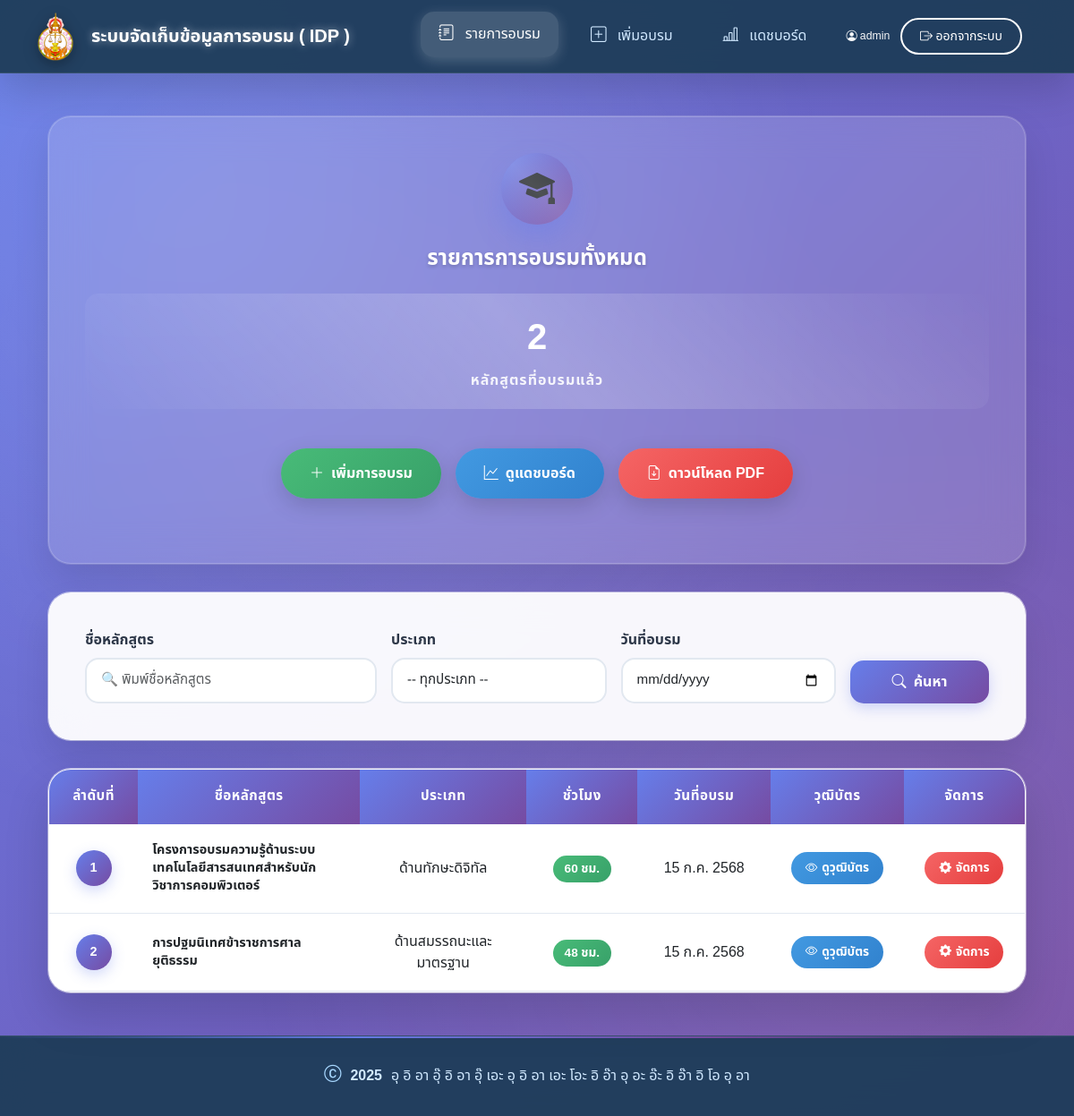
The app's page / (signed in), older data.
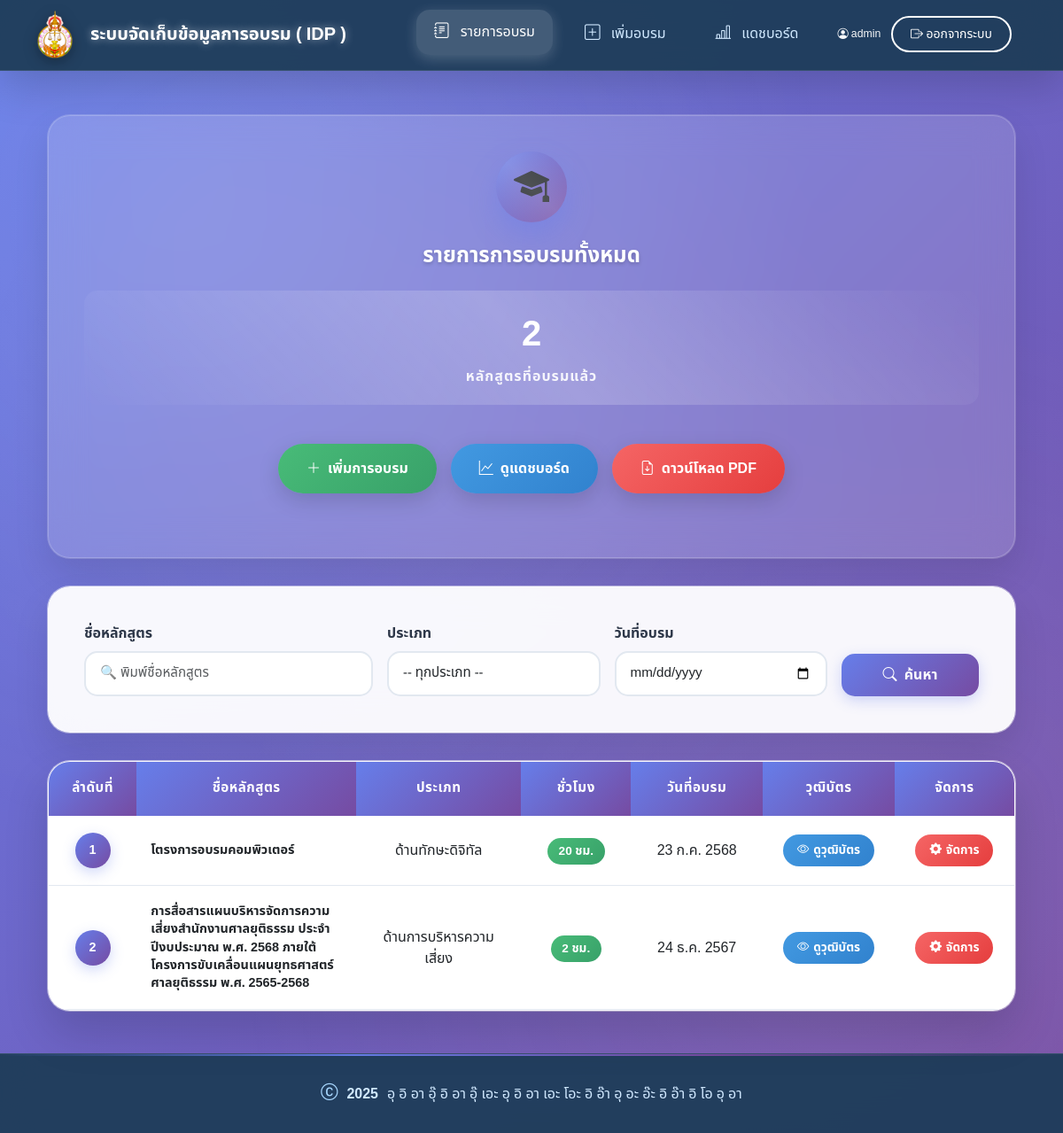
The same page, newer data.
### trainings/models.py (models this page shows, shortened)
class Training(models.Model):
    COURSE_TYPES = [
        ('ด้านสมรรถนะและมาตรฐาน', 'ด้านสมรรถนะและมาตรฐาน'),
        ('ด้านทักษะดิจิทัล', 'ด้านทักษะดิจิทัล'),
        ('ด้านการบริหารความเสี่ยง', 'ด้านการบริหารความเสี่ยง'),
    ]
    course_name = models.CharField(max_length=255)
    course_type = models.CharField(max_length=50, choices=COURSE_TYPES)
    hours = models.PositiveIntegerField()
    date = models.DateField()
    certificate = models.FileField(upload_to='certificates/')

### trainings/views.py (the view)
# urls.py: path('', views.training_list, name='training_list'),
@login_required
def training_list(request):
    trainings = Training.objects.all().order_by('-date')
    q = request.GET.get('q', '')
    course_type = request.GET.get('type', '')
    date_str = request.GET.get('date', '')
    if q:
        trainings = trainings.filter(course_name__icontains=q)
    if course_type:
        trainings = trainings.filter(course_type=course_type)
    if date_str:
        try:
            date_obj = datetime.strptime(date_str, '%Y-%m-%d').date()
            trainings = trainings.filter(date=date_obj)
        except ValueError:
            pass
    months_th = [
        "", "ม.ค.", "ก.พ.", "มี.ค.", "เม.ย.", "พ.ค.", "มิ.ย.",
        "ก.ค.", "ส.ค.", "ก.ย.", "ต.ค.", "พ.ย.", "ธ.ค."
    ]
    for t in trainings:
        if t.date:
            day = t.date.day
            month = months_th[t.date.month]
            year = t.date.year + 543  # แปลงปี ค.ศ. -> พ.ศ.
            t.thai_date = f"{day} {month} {year}"
        else:
            t.thai_date = ""
    types = [t[0] for t in Training.COURSE_TYPES]
    return render(request, 'trainings/training_list.html', {
        'trainings': trainings,
        'types': types,
    })

### trainings/templates/trainings/training_list.html (shortened to what this page needs)
{% extends 'base.html' %}
{% block content %}
<div class="container py-4">
  <div class="header-section animate-fadeInUp">
    <div class="icon-wrapper">
      <i class="bi bi-mortarboard-fill fs-1"></i>
    </div>
    <h3 class="text-center">รายการการอบรมทั้งหมด</h3>
    <div class="row mb-4">
      <div class="col-md-12">
        <div class="stats-card">
          <div class="stats-number">{{ trainings|length }}</div>
          <div class="stats-label">หลักสูตรที่อบรมแล้ว</div>
        </div>
      </div>
    </div>
    <div class="action-buttons">
      <a href="{% url 'training_create' %}" class="btn-modern btn-success-modern">
        <i class="bi bi-plus-lg"></i> เพิ่มการอบรม
      </a>
      <a href="{% url 'training_dashboard' %}" class="btn-modern btn-primary-modern">
        <i class="bi bi-graph-up"></i> ดูแดชบอร์ด
      </a>
      <a href="{% url 'preview_pdf' %}" class="btn-modern btn-danger-modern" target="_blank">
        <i class="bi bi-file-earmark-arrow-down"></i> ดาวน์โหลด PDF
      </a>
    </div>
  </div>
  <div class="search-box animate-fadeInUp animate-delay-1">
    <form method="get" class="row g-3 align-items-end">
      <div class="col-md-4">
        <label class="form-label">ชื่อหลักสูตร</label>
        <input type="text" name="q" class="form-control" placeholder="🔍 พิมพ์ชื่อหลักสูตร" value="{{ request.GET.q }}">
      </div>
      <div class="col-md-3">
        <label class="form-label">ประเภท</label>
        <select name="type" class="form-select">
          <option value="">-- ทุกประเภท --</option>
        </select>
      </div>
      <div class="col-md-3">
        <label class="form-label">วันที่อบรม</label>
        <input type="date" name="date" class="form-control" value="{{ request.GET.date }}">
      </div>
      <div class="col-md-2 d-grid">
        <button type="submit" class="btn btn-search">
          <i class="bi bi-search me-1"></i> ค้นหา
        </button>
      </div>
    </form>
  </div>
  <div class="table-card animate-fadeInUp animate-delay-2">
    <div class="table-responsive">
      <table class="table table-hover align-middle">
        <thead>
          <tr>
            <th>ลำดับที่</th>
            <th>ชื่อหลักสูตร</th>
            <th>ประเภท</th>
            <th>ชั่วโมง</th>
            <th>วันที่อบรม</th>
            <th>วุฒิบัตร</th>
            <th>จัดการ</th>
          </tr>
        </thead>
        <tbody>
          {% for training in trainings %}
          <tr>
            <td class="text-center">
              <span class="sequence-number">{{ forloop.counter }}</span>
            </td>
            <td class="course-name">{{ training.course_name }}</td>
            <td class="text-center">{{ training.course_type }}</td>
            <td class="text-center">
              <span class="hours-badge">{{ training.hours }} ชม.</span>
            </td>
            <td class="text-center">{{ training.thai_date }}</td></td>
            <td class="text-center">
              {% if training.certificate %}
                <a href="{{ training.certificate.url }}" class="btn-sm-modern btn-outline-primary-modern" target="_blank"><i class="bi bi-eye"></i> ดูวุฒิบัตร
                </a>
              {% else %}
                <span class="text-muted">ไม่มีไฟล์</span>
              {% endif %}
            </td>
            <td class="text-center">
              <form action="{% url 'training_edit' training.id %}" method="post" style="display: inline;">
                <button type="submit" class="btn-sm-modern btn-outline-danger-modern">
                  <i class="bi bi-gear-fill"></i> จัดการ
                </button>
              </form>
            </td>
          </tr>
          {% endfor %}
        </tbody>
      </table>
    </div>
  </div>
</div>
<link rel="stylesheet" href="https://cdn.jsdelivr.net/npm/bootstrap-datepicker@1.10.0/dist/css/bootstrap-datepicker.min.css">
{% endblock %}

### trainings/templates/base.html (shortened to what this page needs)
{% load static %}
<!DOCTYPE html>
<html lang="th">
<head>
  <link href="https://cdn.jsdelivr.net/npm/bootstrap@5.3.0/dist/css/bootstrap.min.css" rel="stylesheet">
  <link href="https://cdn.jsdelivr.net/npm/bootstrap-icons@1.10.5/font/bootstrap-icons.css" rel="stylesheet">
</head>
<body>
  <nav class="navbar navbar-expand-lg custom-navbar shadow-lg">
    <div class="container">
      <a class="navbar-brand interactive-element" href="{% url 'training_list' %}" onclick="showLoading()">
        <div>
          <img src="{% static 'trainings/logo-court.png' %}" alt="Court Logo" width="40" height="55" class="me-2">
        </div>
        <span class="text-glow">ระบบจัดเก็บข้อมูลการอบรม ( IDP )</span>
      </a>
      <div class="collapse navbar-collapse" id="mainNavbar">
        <ul class="navbar-nav ms-auto mb-2 mb-lg-0">
          <li class="nav-item px-2">
            <a class="nav-link {% if request.resolver_match.url_name == 'training_list' %}active{% endif %}"
              href="{% url 'training_list' %}" onclick="showLoading()">
              <i class="bi bi-journal-text"></i> รายการอบรม
            </a>
          </li>
          <li class="nav-item px-2">
            <a class="nav-link {% if request.resolver_match.url_name == 'training_create' %}active{% endif %}"
              href="{% url 'training_create' %}" onclick="showLoading()">
              <i class="bi bi-plus-square"></i> เพิ่มอบรม
            </a>
          </li>
          <li class="nav-item px-2">
            <a class="nav-link {% if request.resolver_match.url_name == 'training_dashboard' %}active{% endif %}"
              href="{% url 'training_dashboard' %}" onclick="showLoading()">
              <i class="bi bi-bar-chart-line"></i> แดชบอร์ด
            </a>
          </li>
        </ul>
        <div class="d-flex align-items-center ms-3">
          <span class="text-light me-3 small">
            {% if user.is_authenticated %}
            <span class="text-light me-2 small"><i class="bi bi-person-circle"></i> {{ user.username }}</span>
            <form method="post" action="{% url 'logout' %}" style="display:inline;">
              <button type="submit" class="btn btn-outline-light btn-sm">
                <i class="bi bi-box-arrow-right"></i> ออกจากระบบ
              </button>
            </form>
            {% else %}
            <a href="{% url 'login' %}" class="btn btn-outline-light btn-sm">
              <i class="bi bi-box-arrow-in-left"></i> เข้าสู่ระบบ
            </a>
            {% endif %}
        </div>
      </div>
    </div>
  </nav>
<div class="position-fixed p-3" style="top: 65px; left: 60px; z-index: 1055;">
</div>
  <main class="flex-grow-1 py-4">
    <div class="container">
      {% block content %}{% endblock %}
    </div>
  </main>
  <footer class="text-center">
    <div class="container">
      <div class="footer-content">
        <i class="bi bi-c-circle"></i>
        <strong>2025</strong>
        <span>อุ อิ อา อุ๊ อิ อา อุ๊ เอะ อุ อิ อา เอะ โอะ อิ อ๊า อุ อะ อ๊ะ อิ อ๊า อิ โอ อุ อา</span>
      </div>
    </div>
  </footer>
</body>
</html>

### trainings/templates/base.html (style rules this page uses)
* { font-family: 'Noto Sans Thai', sans-serif; }
body { background: linear-gradient(135deg, #667eea 0%, #764ba2 100%); min-height: 100vh; margin: 0; display: flex; flex-direction: column; }
body::before { content: ''; position: fixed; top: 0; left: 0; width: 100%; height: 100%; z-index: -1; animation: float 20s ease-in-out infinite; }
.custom-navbar { background: rgba(30, 61, 89, 0.95); backdrop-filter: blur(20px); border-bottom: 1px solid rgba(255, 255, 255, 0.1); box-shadow: 0 4px 20px rgba(0, 0, 0, 0.1); transition: all 0.3s ease; }
.navbar-brand { font-weight: 700; color: #ffffff !important; transition: all 0.3s ease; display: flex; align-items: center; gap: 12px; }
.navbar-brand img { filter: drop-shadow(0 4px 8px rgba(0, 0, 0, 0.3)); transition: all 0.3s ease; }
.nav-link { color: #d1e9ff !important; font-weight: 500; transition: all 0.3s ease; padding: 12px 20px !important; border-radius: 15px; position: relative; overflow: hidden; }
.nav-link::before { content: ''; position: absolute; top: 0; left: -100%; width: 100%; height: 100%; background: linear-gradient(90deg, transparent, rgba(255, 255, 255, 0.2), transparent); transition: left 0.5s; }
.nav-link:hover, .nav-link.active { color: #ffffff !important; background: rgba(255, 255, 255, 0.15); transform: translateY(-2px); box-shadow: 0 4px 15px rgba(255, 255, 255, 0.2); }
.nav-link i { margin-right: 8px; font-size: 1.1em; }
.btn-outline-light { border: 2px solid #ffffff; color: #ffffff; font-weight: 500; padding: 8px 20px; border-radius: 25px; transition: all 0.3s ease; position: relative; overflow: hidden; }
.btn-outline-light::before { content: ''; position: absolute; top: 0; left: -100%; width: 100%; height: 100%; background: linear-gradient(90deg, transparent, rgba(255, 255, 255, 0.3), transparent); transition: left 0.5s; }
main { flex: 1; padding: 40px 0; }
footer { background: rgba(30, 61, 89, 0.95); backdrop-filter: blur(20px); border-top: 1px solid rgba(255, 255, 255, 0.1); color: #d1e9ff; padding: 30px 0; margin-top: auto; position: relative; overflow: hidden; }
footer::before { content: ''; position: absolute; top: 0; left: 0; width: 100%; height: 2px; background: linear-gradient(90deg, transparent, #667eea, #764ba2, transparent); animation: glow 2s ease-in-out infinite alternate; }
.footer-content { display: flex; justify-content: center; align-items: center; gap: 10px; font-weight: 500; position: relative; }
.footer-content i { font-size: 1.2em; color: #a8d8ff; }
.interactive-element { transition: all 0.3s ease; cursor: pointer; }
.text-glow { text-shadow: 0 0 10px rgba(255, 255, 255, 0.5); }

Row changes from the older to the newer data that the page shows:
removed Training: course_name "โครงการอบรมความรู้ด้านระบบเทคโนโลยีสารสนเทศสำหรับนักวิชาการคอมพิวเตอร์", course_type "ด้านทักษะดิจิทัล", hours "60", thai_date "15 ก.ค. 2568"
removed Training: course_name "การปฐมนิเทศข้าราชการศาลยุติธรรม", course_type "ด้านสมรรถนะและมาตรฐาน", hours "48", thai_date "15 ก.ค. 2568"
added Training: course_name "โตรงการอบรมคอมพิวเตอร์", course_type "ด้านทักษะดิจิทัล", hours "20", thai_date "23 ก.ค. 2568"
added Training: course_name "การสื่อสารแผนบริหารจัดการความเสี่ยงสำนักงานศาลยุติธรรม ประจำปีงบประมาณ พ.ศ. 2568 ภายใต้โครงการขับเคลื่อนแผนยุทธศาสตร์ศาลยุติธรรม พ.ศ. 2565-2568", course_type "ด้านการบริหารความเสี่ยง", hours "2", thai_date "24 ธ.ค. 2567"
